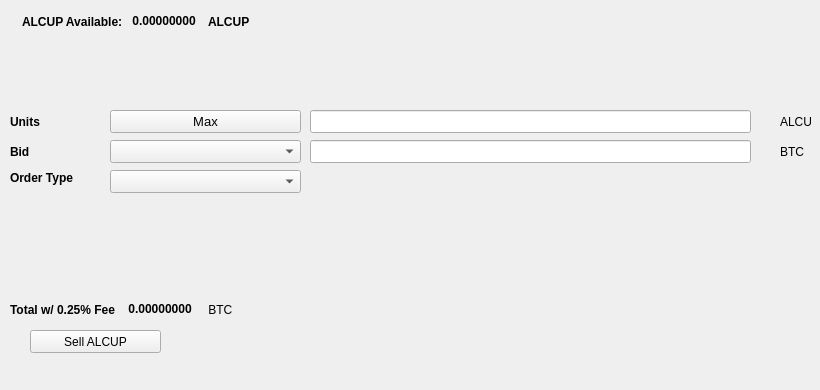
   <widget class="QWidget" name="SellTab">
    <attribute name="title">
     <string>Sell</string>
    </attribute>
    <widget class="QLabel" name="label_16">
     <property name="geometry">
      <rect>
       <x>780</x>
       <y>140</y>
       <width>31</width>
       <height>23</height>
      </rect>
     </property>
     <property name="text">
      <string>BTC</string>
     </property>
    </widget>
    <widget class="QComboBox" name="SellBidcomboBox">
     <property name="geometry">
      <rect>
       <x>110</x>
       <y>140</y>
       <width>191</width>
       <height>23</height>
      </rect>
     </property>
     <property name="font">
      <font>
       <pointsize>10</pointsize>
      </font>
     </property>
    </widget>
    <widget class="QLabel" name="label_18">
     <property name="geometry">
      <rect>
       <x>10</x>
       <y>110</y>
       <width>46</width>
       <height>23</height>
      </rect>
     </property>
     <property name="font">
      <font>
       <weight>75</weight>
       <bold>true</bold>
      </font>
     </property>
     <property name="text">
      <string>Units</string>
     </property>
    </widget>
    <widget class="QPushButton" name="Sell_Max_Amount">
     <property name="geometry">
      <rect>
       <x>110</x>
       <y>110</y>
       <width>191</width>
       <height>23</height>
      </rect>
     </property>
     <property name="font">
      <font>
       <pointsize>10</pointsize>
      </font>
     </property>
     <property name="text">
      <string>Max</string>
     </property>
    </widget>
    <widget class="QLabel" name="label_20">
     <property name="geometry">
      <rect>
       <x>10</x>
       <y>170</y>
       <width>91</width>
       <height>16</height>
      </rect>
     </property>
     <property name="font">
      <font>
       <weight>75</weight>
       <bold>true</bold>
      </font>
     </property>
     <property name="text">
      <string>Order Type</string>
     </property>
    </widget>
    <widget class="QComboBox" name="SellOrdertypeCombo">
     <property name="geometry">
      <rect>
       <x>110</x>
       <y>170</y>
       <width>191</width>
       <height>23</height>
      </rect>
     </property>
     <property name="font">
      <font>
       <pointsize>10</pointsize>
      </font>
     </property>
    </widget>
    <widget class="QLabel" name="label_21">
     <property name="geometry">
      <rect>
       <x>10</x>
       <y>140</y>
       <width>46</width>
       <height>23</height>
      </rect>
     </property>
     <property name="font">
      <font>
       <weight>75</weight>
       <bold>true</bold>
      </font>
     </property>
     <property name="text">
      <string>Bid</string>
     </property>
    </widget>
    <widget class="QLabel" name="label_22">
     <property name="geometry">
      <rect>
       <x>780</x>
       <y>110</y>
       <width>31</width>
       <height>23</height>
      </rect>
     </property>
     <property name="text">
      <string>ALCUP</string>
     </property>
    </widget>
    <widget class="QLineEdit" name="UnitsInputALCUP">
     <property name="geometry">
      <rect>
       <x>310</x>
       <y>110</y>
       <width>441</width>
       <height>23</height>
      </rect>
     </property>
     <property name="font">
      <font>
       <pointsize>9</pointsize>
       <weight>75</weight>
       <bold>true</bold>
      </font>
     </property>
    </widget>
    <widget class="QLineEdit" name="SellBidPriceEdit">
     <property name="geometry">
      <rect>
       <x>310</x>
       <y>140</y>
       <width>441</width>
       <height>23</height>
      </rect>
     </property>
     <property name="font">
      <font>
       <pointsize>9</pointsize>
       <weight>75</weight>
       <bold>true</bold>
      </font>
     </property>
    </widget>
    <widget class="QPushButton" name="SellALCUPBTN">
     <property name="geometry">
      <rect>
       <x>30</x>
       <y>330</y>
       <width>131</width>
       <height>23</height>
      </rect>
     </property>
     <property name="text">
      <string>Sell ALCUP</string>
     </property>
     <property name="icon">
      <iconset resource="../alphacup">
       <normaloff>:/icons/bitcoin</normaloff>:/icons/bitcoin</iconset>
     </property>
    </widget>
    <widget class="QWidget" name="layoutWidget3">
     <property name="geometry">
      <rect>
       <x>22</x>
       <y>12</y>
       <width>258</width>
       <height>19</height>
      </rect>
     </property>
     <layout class="QHBoxLayout" name="horizontalLayout">
      <item>
       <widget class="QLabel" name="label232_2">
        <property name="font">
         <font>
          <weight>75</weight>
          <bold>true</bold>
         </font>
        </property>
        <property name="text">
         <string>ALCUP Available:</string>
        </property>
       </widget>
      </item>
      <item>
       <widget class="QLabel" name="ALCUPAvailableLabel">
        <property name="palette">
         <palette>
          <active>
           <colorrole role="WindowText">
            <brush brushstyle="SolidPattern">
             <color alpha="255">
              <red>0</red>
              <green>0</green>
              <blue>0</blue>
             </color>
            </brush>
           </colorrole>
           <colorrole role="Button">
            <brush brushstyle="SolidPattern">
             <color alpha="255">
              <red>0</red>
              <green>170</green>
              <blue>0</blue>
             </color>
            </brush>
           </colorrole>
           <colorrole role="Light">
            <brush brushstyle="SolidPattern">
             <color alpha="255">
              <red>0</red>
              <green>255</green>
              <blue>0</blue>
             </color>
            </brush>
           </colorrole>
           <colorrole role="Midlight">
            <brush brushstyle="SolidPattern">
             <color alpha="255">
              <red>0</red>
              <green>212</green>
              <blue>0</blue>
             </color>
            </brush>
           </colorrole>
           <colorrole role="Dark">
            <brush brushstyle="SolidPattern">
             <color alpha="255">
              <red>0</red>
              <green>85</green>
              <blue>0</blue>
             </color>
            </brush>
           </colorrole>
           <colorrole role="Mid">
            <brush brushstyle="SolidPattern">
             <color alpha="255">
              <red>0</red>
              <green>113</green>
              <blue>0</blue>
             </color>
            </brush>
           </colorrole>
           <colorrole role="Text">
            <brush brushstyle="SolidPattern">
             <color alpha="255">
              <red>0</red>
              <green>170</green>
              <blue>0</blue>
             </color>
            </brush>
           </colorrole>
           <colorrole role="BrightText">
            <brush brushstyle="SolidPattern">
             <color alpha="255">
              <red>255</red>
              <green>255</green>
              <blue>255</blue>
             </color>
            </brush>
           </colorrole>
           <colorrole role="ButtonText">
            <brush brushstyle="SolidPattern">
             <color alpha="255">
              <red>0</red>
              <green>0</green>
              <blue>0</blue>
             </color>
            </brush>
           </colorrole>
           <colorrole role="Base">
            <brush brushstyle="SolidPattern">
             <color alpha="255">
              <red>255</red>
              <green>255</green>
              <blue>255</blue>
             </color>
            </brush>
           </colorrole>
           <colorrole role="Window">
            <brush brushstyle="SolidPattern">
             <color alpha="255">
              <red>0</red>
              <green>170</green>
              <blue>0</blue>
             </color>
            </brush>
           </colorrole>
           <colorrole role="Shadow">
            <brush brushstyle="SolidPattern">
             <color alpha="255">
              <red>0</red>
              <green>0</green>
              <blue>0</blue>
             </color>
            </brush>
           </colorrole>
           <colorrole role="AlternateBase">
            <brush brushstyle="SolidPattern">
             <color alpha="255">
              <red>127</red>
              <green>212</green>
              <blue>127</blue>
             </color>
            </brush>
           </colorrole>
           <colorrole role="ToolTipBase">
            <brush brushstyle="SolidPattern">
             <color alpha="255">
              <red>255</red>
              <green>255</green>
              <blue>220</blue>
             </color>
            </brush>
           </colorrole>
           <colorrole role="ToolTipText">
            <brush brushstyle="SolidPattern">
             <color alpha="255">
              <red>0</red>
              <green>0</green>
              <blue>0</blue>
             </color>
            </brush>
           </colorrole>
          </active>
          <inactive>
           <colorrole role="WindowText">
            <brush brushstyle="SolidPattern">
             <color alpha="255">
              <red>0</red>
              <green>0</green>
              <blue>0</blue>
             </color>
            </brush>
           </colorrole>
           <colorrole role="Button">
            <brush brushstyle="SolidPattern">
             <color alpha="255">
              <red>0</red>
              <green>170</green>
              <blue>0</blue>
             </color>
            </brush>
           </colorrole>
           <colorrole role="Light">
            <brush brushstyle="SolidPattern">
             <color alpha="255">
              <red>0</red>
              <green>255</green>
              <blue>0</blue>
             </color>
            </brush>
           </colorrole>
           <colorrole role="Midlight">
            <brush brushstyle="SolidPattern">
             <color alpha="255">
              <red>0</red>
              <green>212</green>
              <blue>0</blue>
             </color>
            </brush>
           </colorrole>
           <colorrole role="Dark">
            <brush brushstyle="SolidPattern">
             <color alpha="255">
              <red>0</red>
              <green>85</green>
              <blue>0</blue>
             </color>
            </brush>
           </colorrole>
           <colorrole role="Mid">
            <brush brushstyle="SolidPattern">
             <color alpha="255">
              <red>0</red>
              <green>113</green>
              <blue>0</blue>
             </color>
            </brush>
           </colorrole>
           <colorrole role="Text">
            <brush brushstyle="SolidPattern">
             <color alpha="255">
              <red>0</red>
              <green>170</green>
              <blue>0</blue>
             </color>
            </brush>
           </colorrole>
           <colorrole role="BrightText">
            <brush brushstyle="SolidPattern">
             <color alpha="255">
              <red>255</red>
              <green>255</green>
              <blue>255</blue>
             </color>
            </brush>
           </colorrole>
           <colorrole role="ButtonText">
            <brush brushstyle="SolidPattern">
             <color alpha="255">
              <red>0</red>
              <green>0</green>
              <blue>0</blue>
             </color>
            </brush>
           </colorrole>
           <colorrole role="Base">
            <brush brushstyle="SolidPattern">
             <color alpha="255">
              <red>255</red>
              <green>255</green>
              <blue>255</blue>
             </color>
            </brush>
           </colorrole>
           <colorrole role="Window">
            <brush brushstyle="SolidPattern">
             <color alpha="255">
              <red>0</red>
              <green>170</green>
              <blue>0</blue>
             </color>
            </brush>
           </colorrole>
           <colorrole role="Shadow">
            <brush brushstyle="SolidPattern">
             <color alpha="255">
              <red>0</red>
              <green>0</green>
              <blue>0</blue>
             </color>
            </brush>
           </colorrole>
           <colorrole role="AlternateBase">
            <brush brushstyle="SolidPattern">
             <color alpha="255">
              <red>127</red>
              <green>212</green>
              <blue>127</blue>
             </color>
            </brush>
           </colorrole>
           <colorrole role="ToolTipBase">
            <brush brushstyle="SolidPattern">
             <color alpha="255">
              <red>255</red>
              <green>255</green>
              <blue>220</blue>
             </color>
            </brush>
           </colorrole>
           <colorrole role="ToolTipText">
            <brush brushstyle="SolidPattern">
             <color alpha="255">
              <red>0</red>
              <green>0</green>
              <blue>0</blue>
             </color>
            </brush>
           </colorrole>
          </inactive>
          <disabled>
           <colorrole role="WindowText">
            <brush brushstyle="SolidPattern">
             <color alpha="255">
              <red>0</red>
              <green>85</green>
              <blue>0</blue>
             </color>
            </brush>
           </colorrole>
           <colorrole role="Button">
            <brush brushstyle="SolidPattern">
             <color alpha="255">
              <red>0</red>
              <green>170</green>
              <blue>0</blue>
             </color>
            </brush>
           </colorrole>
           <colorrole role="Light">
            <brush brushstyle="SolidPattern">
             <color alpha="255">
              <red>0</red>
              <green>255</green>
              <blue>0</blue>
             </color>
            </brush>
           </colorrole>
           <colorrole role="Midlight">
            <brush brushstyle="SolidPattern">
             <color alpha="255">
              <red>0</red>
              <green>212</green>
              <blue>0</blue>
             </color>
            </brush>
           </colorrole>
           <colorrole role="Dark">
            <brush brushstyle="SolidPattern">
             <color alpha="255">
              <red>0</red>
              <green>85</green>
              <blue>0</blue>
             </color>
            </brush>
           </colorrole>
           <colorrole role="Mid">
            <brush brushstyle="SolidPattern">
             <color alpha="255">
              <red>0</red>
              <green>113</green>
              <blue>0</blue>
             </color>
            </brush>
           </colorrole>
           <colorrole role="Text">
            <brush brushstyle="SolidPattern">
             <color alpha="255">
              <red>0</red>
              <green>85</green>
              <blue>0</blue>
             </color>
            </brush>
           </colorrole>
           <colorrole role="BrightText">
            <brush brushstyle="SolidPattern">
             <color alpha="255">
              <red>255</red>
              <green>255</green>
              <blue>255</blue>
             </color>
            </brush>
           </colorrole>
           <colorrole role="ButtonText">
            <brush brushstyle="SolidPattern">
             <color alpha="255">
              <red>0</red>
              <green>85</green>
              <blue>0</blue>
             </color>
            </brush>
           </colorrole>
           <colorrole role="Base">
            <brush brushstyle="SolidPattern">
             <color alpha="255">
              <red>0</red>
              <green>170</green>
              <blue>0</blue>
             </color>
            </brush>
           </colorrole>
           <colorrole role="Window">
            <brush brushstyle="SolidPattern">
             <color alpha="255">
              <red>0</red>
              <green>170</green>
              <blue>0</blue>
             </color>
            </brush>
           </colorrole>
           <colorrole role="Shadow">
            <brush brushstyle="SolidPattern">
             <color alpha="255">
              <red>0</red>
              <green>0</green>
              <blue>0</blue>
             </color>
            </brush>
           </colorrole>
           <colorrole role="AlternateBase">
            <brush brushstyle="SolidPattern">
             <color alpha="255">
              <red>0</red>
              <green>170</green>
              <blue>0</blue>
             </color>
            </brush>
           </colorrole>
           <colorrole role="ToolTipBase">
            <brush brushstyle="SolidPattern">
             <color alpha="255">
              <red>255</red>
              <green>255</green>
              <blue>220</blue>
             </color>
            </brush>
           </colorrole>
           <colorrole role="ToolTipText">
            <brush brushstyle="SolidPattern">
             <color alpha="255">
              <red>0</red>
              <green>0</green>
              <blue>0</blue>
             </color>
            </brush>
           </colorrole>
          </disabled>
         </palette>
        </property>
        <property name="font">
         <font>
          <weight>75</weight>
          <bold>true</bold>
         </font>
        </property>
        <property name="text">
         <string> 0.00000000 </string>
        </property>
        <property name="textInteractionFlags">
         <set>Qt::LinksAccessibleByMouse|Qt::TextSelectableByKeyboard|Qt::TextSelectableByMouse</set>
        </property>
       </widget>
      </item>
      <item>
       <widget class="QLabel" name="labelALCUP">
        <property name="font">
         <font>
          <weight>75</weight>
          <bold>true</bold>
         </font>
        </property>
        <property name="text">
         <string>ALCUP</string>
        </property>
       </widget>
      </item>
     </layout>
    </widget>
    <widget class="QWidget" name="layoutWidget">
     <property name="geometry">
      <rect>
       <x>10</x>
       <y>300</y>
       <width>268</width>
       <height>19</height>
      </rect>
     </property>
     <layout class="QHBoxLayout" name="horizontalLayout_2">
      <item>
       <widget class="QLabel" name="label_19">
        <property name="font">
         <font>
          <weight>75</weight>
          <bold>true</bold>
         </font>
        </property>
        <property name="text">
         <string>Total w/ 0.25% Fee </string>
        </property>
       </widget>
      </item>
      <item>
       <widget class="QLabel" name="SellCostLabel">
        <property name="palette">
         <palette>
          <active>
           <colorrole role="WindowText">
            <brush brushstyle="SolidPattern">
             <color alpha="255">
              <red>0</red>
              <green>0</green>
              <blue>0</blue>
             </color>
            </brush>
           </colorrole>
           <colorrole role="Button">
            <brush brushstyle="SolidPattern">
             <color alpha="255">
              <red>0</red>
              <green>170</green>
              <blue>0</blue>
             </color>
            </brush>
           </colorrole>
           <colorrole role="Light">
            <brush brushstyle="SolidPattern">
             <color alpha="255">
              <red>0</red>
              <green>255</green>
              <blue>0</blue>
             </color>
            </brush>
           </colorrole>
           <colorrole role="Midlight">
            <brush brushstyle="SolidPattern">
             <color alpha="255">
              <red>0</red>
              <green>212</green>
              <blue>0</blue>
             </color>
            </brush>
           </colorrole>
           <colorrole role="Dark">
            <brush brushstyle="SolidPattern">
             <color alpha="255">
              <red>0</red>
              <green>85</green>
              <blue>0</blue>
             </color>
            </brush>
           </colorrole>
           <colorrole role="Mid">
            <brush brushstyle="SolidPattern">
             <color alpha="255">
              <red>0</red>
              <green>113</green>
              <blue>0</blue>
             </color>
            </brush>
           </colorrole>
           <colorrole role="Text">
            <brush brushstyle="SolidPattern">
             <color alpha="255">
              <red>0</red>
              <green>170</green>
              <blue>0</blue>
             </color>
            </brush>
           </colorrole>
           <colorrole role="BrightText">
            <brush brushstyle="SolidPattern">
             <color alpha="255">
              <red>255</red>
              <green>255</green>
              <blue>255</blue>
             </color>
            </brush>
           </colorrole>
           <colorrole role="ButtonText">
            <brush brushstyle="SolidPattern">
             <color alpha="255">
              <red>0</red>
              <green>0</green>
              <blue>0</blue>
             </color>
            </brush>
           </colorrole>
           <colorrole role="Base">
            <brush brushstyle="SolidPattern">
             <color alpha="255">
              <red>255</red>
              <green>255</green>
              <blue>255</blue>
             </color>
            </brush>
           </colorrole>
           <colorrole role="Window">
            <brush brushstyle="SolidPattern">
             <color alpha="255">
              <red>0</red>
              <green>170</green>
              <blue>0</blue>
             </color>
            </brush>
           </colorrole>
           <colorrole role="Shadow">
            <brush brushstyle="SolidPattern">
             <color alpha="255">
              <red>0</red>
              <green>0</green>
              <blue>0</blue>
             </color>
            </brush>
           </colorrole>
           <colorrole role="AlternateBase">
            <brush brushstyle="SolidPattern">
             <color alpha="255">
              <red>127</red>
              <green>212</green>
              <blue>127</blue>
             </color>
            </brush>
           </colorrole>
           <colorrole role="ToolTipBase">
            <brush brushstyle="SolidPattern">
             <color alpha="255">
              <red>255</red>
              <green>255</green>
              <blue>220</blue>
             </color>
            </brush>
           </colorrole>
           <colorrole role="ToolTipText">
            <brush brushstyle="SolidPattern">
             <color alpha="255">
              <red>0</red>
              <green>0</green>
              <blue>0</blue>
             </color>
            </brush>
           </colorrole>
          </active>
          <inactive>
           <colorrole role="WindowText">
            <brush brushstyle="SolidPattern">
             <color alpha="255">
              <red>0</red>
              <green>0</green>
              <blue>0</blue>
             </color>
            </brush>
           </colorrole>
           <colorrole role="Button">
            <brush brushstyle="SolidPattern">
             <color alpha="255">
              <red>0</red>
              <green>170</green>
              <blue>0</blue>
             </color>
            </brush>
           </colorrole>
           <colorrole role="Light">
            <brush brushstyle="SolidPattern">
             <color alpha="255">
              <red>0</red>
              <green>255</green>
              <blue>0</blue>
             </color>
            </brush>
           </colorrole>
           <colorrole role="Midlight">
            <brush brushstyle="SolidPattern">
             <color alpha="255">
              <red>0</red>
              <green>212</green>
              <blue>0</blue>
             </color>
            </brush>
           </colorrole>
           <colorrole role="Dark">
            <brush brushstyle="SolidPattern">
             <color alpha="255">
              <red>0</red>
              <green>85</green>
              <blue>0</blue>
             </color>
            </brush>
           </colorrole>
           <colorrole role="Mid">
            <brush brushstyle="SolidPattern">
             <color alpha="255">
              <red>0</red>
              <green>113</green>
              <blue>0</blue>
             </color>
            </brush>
           </colorrole>
           <colorrole role="Text">
            <brush brushstyle="SolidPattern">
             <color alpha="255">
              <red>0</red>
              <green>170</green>
              <blue>0</blue>
             </color>
            </brush>
           </colorrole>
           <colorrole role="BrightText">
            <brush brushstyle="SolidPattern">
             <color alpha="255">
              <red>255</red>
              <green>255</green>
              <blue>255</blue>
             </color>
            </brush>
           </colorrole>
           <colorrole role="ButtonText">
            <brush brushstyle="SolidPattern">
             <color alpha="255">
              <red>0</red>
              <green>0</green>
              <blue>0</blue>
             </color>
            </brush>
           </colorrole>
           <colorrole role="Base">
            <brush brushstyle="SolidPattern">
             <color alpha="255">
              <red>255</red>
              <green>255</green>
              <blue>255</blue>
             </color>
            </brush>
           </colorrole>
           <colorrole role="Window">
            <brush brushstyle="SolidPattern">
             <color alpha="255">
              <red>0</red>
              <green>170</green>
              <blue>0</blue>
             </color>
            </brush>
           </colorrole>
           <colorrole role="Shadow">
            <brush brushstyle="SolidPattern">
             <color alpha="255">
              <red>0</red>
              <green>0</green>
              <blue>0</blue>
             </color>
            </brush>
           </colorrole>
           <colorrole role="AlternateBase">
            <brush brushstyle="SolidPattern">
             <color alpha="255">
              <red>127</red>
              <green>212</green>
              <blue>127</blue>
             </color>
            </brush>
           </colorrole>
           <colorrole role="ToolTipBase">
            <brush brushstyle="SolidPattern">
             <color alpha="255">
              <red>255</red>
              <green>255</green>
              <blue>220</blue>
             </color>
            </brush>
           </colorrole>
           <colorrole role="ToolTipText">
            <brush brushstyle="SolidPattern">
             <color alpha="255">
              <red>0</red>
              <green>0</green>
              <blue>0</blue>
             </color>
            </brush>
           </colorrole>
          </inactive>
          <disabled>
           <colorrole role="WindowText">
            <brush brushstyle="SolidPattern">
             <color alpha="255">
              <red>0</red>
              <green>85</green>
              <blue>0</blue>
             </color>
            </brush>
           </colorrole>
           <colorrole role="Button">
            <brush brushstyle="SolidPattern">
             <color alpha="255">
              <red>0</red>
              <green>170</green>
              <blue>0</blue>
             </color>
            </brush>
           </colorrole>
           <colorrole role="Light">
            <brush brushstyle="SolidPattern">
             <color alpha="255">
              <red>0</red>
              <green>255</green>
              <blue>0</blue>
             </color>
            </brush>
           </colorrole>
           <colorrole role="Midlight">
            <brush brushstyle="SolidPattern">
             <color alpha="255">
              <red>0</red>
              <green>212</green>
              <blue>0</blue>
             </color>
            </brush>
           </colorrole>
           <colorrole role="Dark">
            <brush brushstyle="SolidPattern">
             <color alpha="255">
              <red>0</red>
              <green>85</green>
              <blue>0</blue>
             </color>
            </brush>
           </colorrole>
           <colorrole role="Mid">
            <brush brushstyle="SolidPattern">
             <color alpha="255">
              <red>0</red>
              <green>113</green>
              <blue>0</blue>
             </color>
            </brush>
           </colorrole>
           <colorrole role="Text">
            <brush brushstyle="SolidPattern">
             <color alpha="255">
              <red>0</red>
              <green>85</green>
              <blue>0</blue>
             </color>
            </brush>
           </colorrole>
           <colorrole role="BrightText">
            <brush brushstyle="SolidPattern">
             <color alpha="255">
              <red>255</red>
              <green>255</green>
              <blue>255</blue>
             </color>
            </brush>
           </colorrole>
           <colorrole role="ButtonText">
            <brush brushstyle="SolidPattern">
             <color alpha="255">
              <red>0</red>
              <green>85</green>
              <blue>0</blue>
             </color>
            </brush>
           </colorrole>
           <colorrole role="Base">
            <brush brushstyle="SolidPattern">
             <color alpha="255">
              <red>0</red>
              <green>170</green>
              <blue>0</blue>
             </color>
            </brush>
           </colorrole>
           <colorrole role="Window">
            <brush brushstyle="SolidPattern">
             <color alpha="255">
              <red>0</red>
              <green>170</green>
              <blue>0</blue>
             </color>
            </brush>
           </colorrole>
           <colorrole role="Shadow">
            <brush brushstyle="SolidPattern">
             <color alpha="255">
              <red>0</red>
              <green>0</green>
              <blue>0</blue>
             </color>
            </brush>
           </colorrole>
           <colorrole role="AlternateBase">
            <brush brushstyle="SolidPattern">
             <color alpha="255">
              <red>0</red>
              <green>170</green>
              <blue>0</blue>
             </color>
            </brush>
           </colorrole>
           <colorrole role="ToolTipBase">
            <brush brushstyle="SolidPattern">
             <color alpha="255">
              <red>255</red>
              <green>255</green>
              <blue>220</blue>
             </color>
            </brush>
           </colorrole>
           <colorrole role="ToolTipText">
            <brush brushstyle="SolidPattern">
             <color alpha="255">
              <red>0</red>
              <green>0</green>
              <blue>0</blue>
             </color>
            </brush>
           </colorrole>
          </disabled>
         </palette>
        </property>
        <property name="font">
         <font>
          <weight>75</weight>
          <bold>true</bold>
         </font>
        </property>
        <property name="autoFillBackground">
         <bool>false</bool>
        </property>
        <property name="text">
         <string> 0.00000000</string>
        </property>
        <property name="textInteractionFlags">
         <set>Qt::LinksAccessibleByMouse|Qt::TextSelectableByMouse</set>
        </property>
       </widget>
      </item>
      <item>
       <widget class="QLabel" name="label_17">
        <property name="font">
         <font>
          <weight>50</weight>
          <bold>false</bold>
         </font>
        </property>
        <property name="text">
         <string> BTC</string>
        </property>
       </widget>
      </item>
     </layout>
    </widget>
    <widget class="QLabel" name="label_23">
     <property name="geometry">
      <rect>
       <x>460</x>
       <y>300</y>
       <width>281</width>
       <height>81</height>
      </rect>
     </property>
     <property name="text">
      <string/>
     </property>
     <property name="pixmap">
      <pixmap>:/images/bittrex</pixmap>
     </property>
    </widget>
   </widget>
